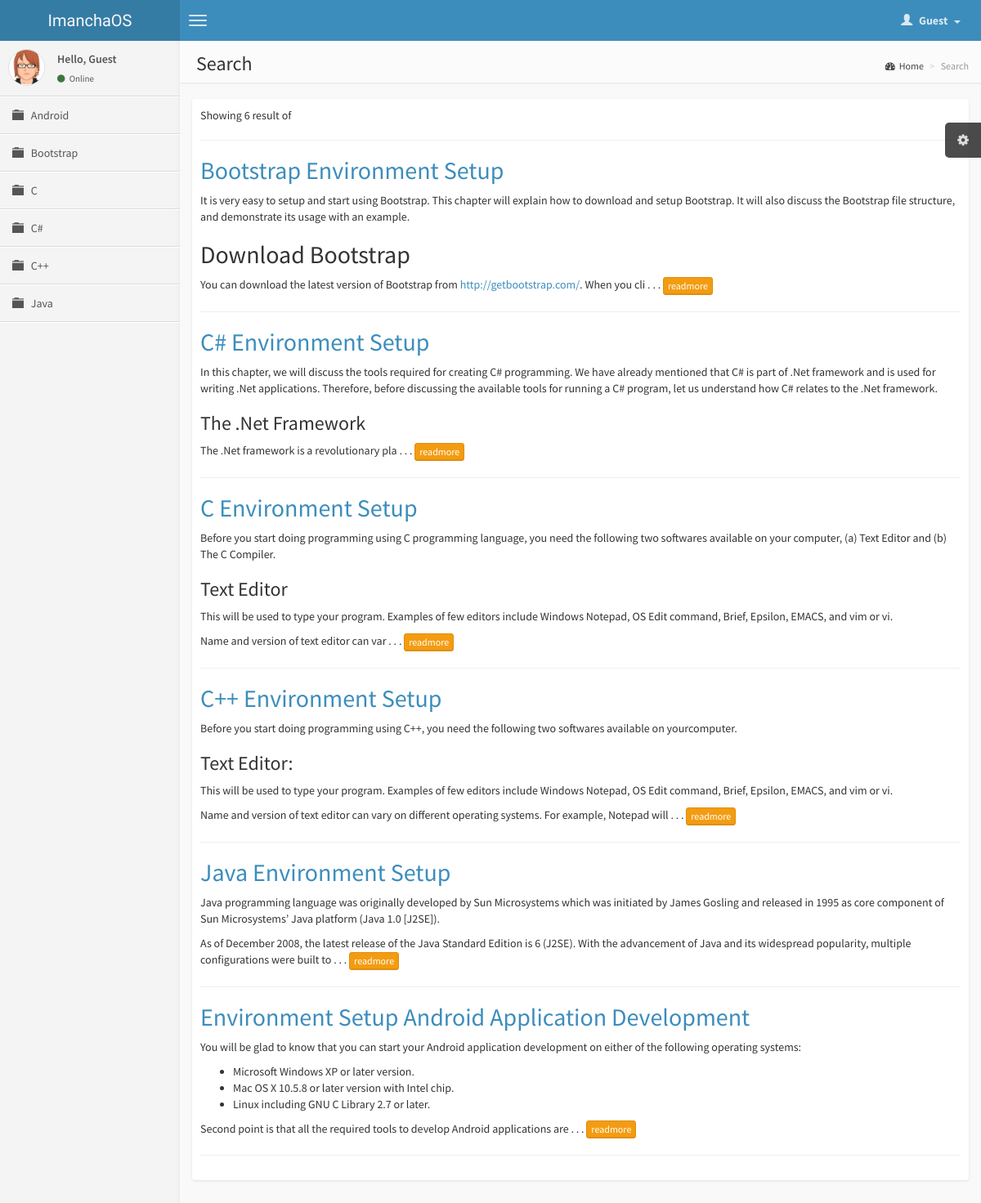
Screenshot of /search.php with the database file from the repository.
### tables this page shows
CREATE TABLE IF NOT EXISTS `category` (
  `id_category` int(11) NOT NULL AUTO_INCREMENT,
  `name_category` varchar(30) NOT NULL,
  `description` varchar(50) NOT NULL,
  PRIMARY KEY (`id_category`)
);

CREATE TABLE IF NOT EXISTS `topic` (
  `id_topic` int(11) NOT NULL AUTO_INCREMENT,
  `id_category` int(11) NOT NULL,
  `title_topic` varchar(100) NOT NULL,
  `answers` int(11) NOT NULL DEFAULT '0',
  `views` int(11) NOT NULL DEFAULT '0',
  `date_topic` datetime NOT NULL,
  `reply_date_topic` datetime DEFAULT NULL,
  `creator_topic` varchar(30) NOT NULL,
  `last_post_by` varchar(30) NOT NULL,
  PRIMARY KEY (`id_topic`),
  KEY `id_category` (`id_category`),
  KEY `creator_topic` (`creator_topic`),
  KEY `last_post_by` (`last_post_by`)
);

CREATE TABLE IF NOT EXISTS `post` (
  `id_post` int(11) NOT NULL AUTO_INCREMENT,
  `id_topic` int(11) NOT NULL,
  `id_category` int(11) NOT NULL,
  `content_post` text NOT NULL,
  `date_post` datetime NOT NULL,
  `edit_date_post` datetime DEFAULT NULL,
  `creator_post` varchar(30) NOT NULL,
  PRIMARY KEY (`id_post`),
  KEY `creator_post` (`creator_post`),
  KEY `id_category` (`id_category`),
  KEY `id_topic` (`id_topic`)
);

### search.php (the view, shortened to what this page needs)
<?php include_once('function.inc');
	$keyword = $_GET['keyword'];
	$sql = "SELECT * FROM topic WHERE title_topic LIKE '%$keyword%' ORDER BY date_topic DESC";
	$res = mysql_query($sql) or die(mysql_error());
	$content = '<div class="box box-solid">
									<div class="box-body">
										Showing '.mysql_num_rows($res).' result of <i>'.$keyword.'</i><hr>';
	if(mysql_num_rows($res) > 0){
		while($row = mysql_fetch_array($res)){
			$sql0 = "SELECT content_post FROM post WHERE id_topic='".$row['id_topic']."' AND id_category='".$row['id_category']."' LIMIT 1";
			$res0 = mysql_query($sql0) or die(mysql_error());
			if(mysql_num_rows($res0) == 1){
				$row0 = mysql_fetch_array($res0);
				if(strlen($row0['content_post']) > 400){
					$row0['content_post'] = substr($row0['content_post'],0,400).' . . . <button class="btn btn-warning btn-xs" onclick="window.location=\'topic.php?cid='.$row['id_category'].'&tid='.$row['id_topic'].'&title='.$row['title_topic'].'\'">readmore</button>';
				}
			}
			$content .= '<h2><a href="topic.php?cid='.$row['id_category'].'&tid='.$row['id_topic'].'&title='.$row['title_topic'].'">'.$row['title_topic'].'</a></h2>'.$row0['content_post'].'<hr>';
		}
	}
	$content .=	'	</div>
								</div>';
	$title = "Search";
	$description = $keyword;
?>
<!DOCTYPE html>
<html>
  <head>
	<link href="css/bootstrap.min.css" rel="stylesheet" type="text/css" />
	<link href="css/font-awesome.min.css" rel="stylesheet" type="text/css" />
	<link href="css/ionicons.min.css" rel="stylesheet" type="text/css" />
	<link href="css/imancha.css" rel="stylesheet" type="text/css" />
  </head>
  <body class="skin-blue">
    <header class="header"><?php navigation(); ?></header>
    <div class="wrapper row-offcanvas row-offcanvas-left">
      <aside class="left-side sidebar-offcanvas"><?php sidebar(); ?></aside>
      <aside class="right-side">
        <section class="content-header">
          <?php echo '<h1>'.$title.' <small>'.$description.'</small></h1>'; ?>
          <ol class="breadcrumb">
						<li><a href="index.php"><i class="fa fa-dashboard"></i>Home</a></li>
            <li class="active"><?php echo $title ?></li>
          </ol>
        </section>
        <section class="content">
					<?php echo $content; ?>
        </section>
      </aside>
    </div>
  </body>
</html>

### function.inc (shortened to what this page needs)
<?php session_start();
	function guestmenu(){
		echo '<li class="dropdown user user-menu">
            <a href="#" class="dropdown-toggle" data-toggle="dropdown">
              <i class="glyphicon glyphicon-user"></i>
              <span>Guest &nbsp;<i class="caret"></i></span>
            </a>
            <ul class="dropdown-menu">
              <li class="user-header bg-red">
                <img src="img/avatar3.png" class="img-circle" alt="User Image" />
                <p>Anonymous</p>
              </li>
              <li class="user-footer">
                <div class="pull-left"><a href="login.php" class="btn btn-default btn-flat">Sign In</a></div>
                <div class="pull-right"><a href="register.php" class="btn btn-default btn-flat">Sign Up</a></div>
              </li>
            </ul>
          </li>';
	}
	function topmenu(){
		if(isset($_SESSION['id'])){
			usermenu();
		}else{
			guestmenu();
		}
	}
	function navigation(){
		echo '<a href="index.php" class="logo">ImanchaOS</a>
          <nav class="navbar navbar-static-top" role="navigation">
            <a href="#" class="navbar-btn sidebar-toggle" data-toggle="offcanvas" role="button" title="Toggle Navigation">
              <span class="sr-only">Toggle navigation</span>
              <span class="icon-bar"></span>
              <span class="icon-bar"></span>
              <span class="icon-bar"></span>
            </a>
            <div class="navbar-right">
              <ul class="nav navbar-nav">';
                topmenu();
    echo '		</ul>
            </div>
          </nav>';
	}
	function sidebar(){
		if(isset($_SESSION['id'])){
			if($_SESSION['level'] == "admin")
				$dashboard = "<li><a href='admin.php'><i class='glyphicon glyphicon-eye-open'></i><span>Administrator</span></a></li>";
			$message = "<p>Hello, ".$_SESSION['username']."</p>";
			$dashboard .= "<li><a href='dashboard.php'><i class='fa fa-dashboard'></i><span>Dashboard</span></a></li>";
		}else{
			$message = "<p>Hello, Guest</p>";
			$dashboard = "";
		}
		echo '<section class="sidebar">
            <div class="user-panel">
                <div class="pull-left image">
                    <img src="img/avatar3.png" class="img-circle" alt="User Image" />
                </div>
                <div class="pull-left info">
									'.$message.'
									<a href="#"><i class="fa fa-circle text-success"></i> Online</a>
                </div>
            	</div>
            <ul class="sidebar-menu">'.$dashboard.'';
							$sql = "SELECT * FROM category ORDER BY name_category ASC";
							$res = mysql_query($sql) or die(mysql_error());
							if(mysql_num_rows($res) > 0){
								while($row = mysql_fetch_assoc($res)){
									$id = $row['id_category'];
									$name = $row['name_category'];
									if(isset($_GET['cid']) && ($_GET['cid'] == $id)){
										$active = "active";
										$icon = "glyphicon-folder-open";
									}else{
										$active = "";
										$icon = "glyphicon-folder-close";
									}
									echo '<li class='.$active.'>
													<a href="category.php?cid='.$id.'&title='.$name.'">
														<i class="glyphicon '.$icon.'"></i>
														<span>'.$name.'</span>
													</a>
												</li>';
								}
							}
    echo '	</ul>
      		</section>';
	}
?>

### rows the page displays
category: name_category "Android"
category: name_category "Bootstrap"
category: name_category "C"
category: name_category "C#"
category: name_category "C++"
category: name_category "Java"
topic: title_topic "Bootstrap Environment Setup", post.content_post "It is very easy to setup and start using Bootstrap. This chapter will explain how to download and setup Bootstrap. It will also discuss the Bootstrap file structure, and demonstrate its usage with an example. Download Bootstrap You can download the latest version of Bootstrap from http://getbootstrap.com/ . When you cli"
topic: title_topic "C# Environment Setup", post.content_post "In this chapter, we will discuss the tools required for creating C# programming. We have already mentioned that C# is part of .Net framework and is used for writing .Net applications. Therefore, before discussing the available tools for running a C# program, let us understand how C# relates to the .Net framework. The .Net Framework The .Net framework is a revolutionary pla"
topic: title_topic "C Environment Setup", post.content_post "Before you start doing programming using C programming language, you need the following two softwares available on your computer, (a) Text Editor and (b) The C Compiler. Text Editor This will be used to type your program. Examples of few editors include Windows Notepad, OS Edit command, Brief, Epsilon, EMACS, and vim or vi. Name and version of text editor can var"
topic: title_topic "C++ Environment Setup", post.content_post "Before you start doing programming using C++, you need the following two softwares available on yourcomputer. Text Editor: This will be used to type your program. Examples of few editors include Windows Notepad, OS Edit command, Brief, Epsilon, EMACS, and vim or vi. Name and version of text editor can vary on different operating systems. For example, Notepad will"
topic: title_topic "Java Environment Setup", post.content_post "Java programming language was originally developed by Sun Microsystems which was initiated by James Gosling and released in 1995 as core component of Sun Microsystems’ Java platform (Java 1.0 [J2SE]). As of December 2008, the latest release of the Java Standard Edition is 6 (J2SE). With the advancement of Java and its widespread popularity, multiple configurations were built to"
topic: title_topic "Environment Setup Android Application Development", post.content_post "You will be glad to know that you can start your Android application development on either of the following operating systems: Microsoft Windows XP or later version. Mac OS X 10.5.8 or later version with Intel chip. Linux including GNU C Library 2.7 or later. Second point is that all the required tools to develop Android applications are"

### other values shown
$title "Search"
mysql_num_rows($res) "6"
